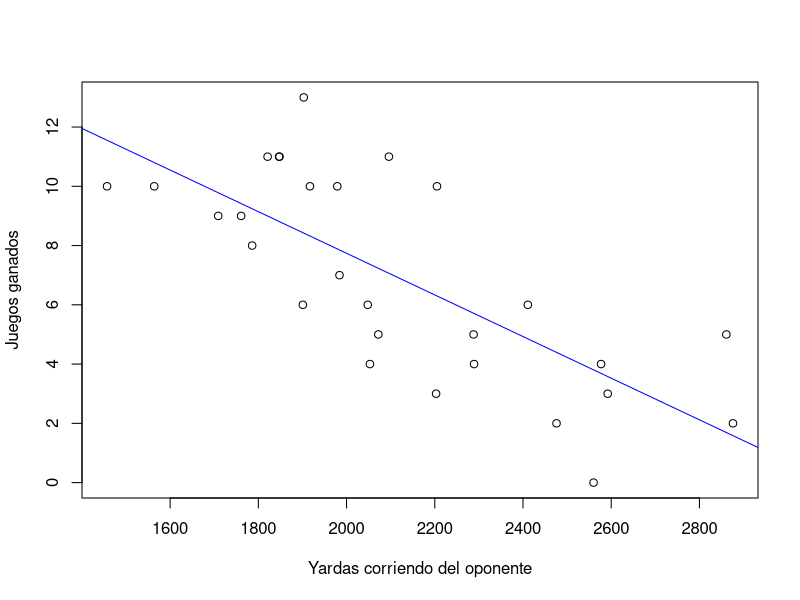

Write R code to recreate this figure.
#Ejercicio 5 tarea 1 RL
setwd("~/Desktop/UIA/7mo Semestre UIA/Regresión")
temps_uso = read.csv("Temps.csv",row.names = 1)
temps_uso
attach(temps_uso)
# a) Encuentre la correlación entre el uso del vapor y la temperatura
#Formula de correlación:
#Cov(X,Y)/(sqrt(Var(x))*sqrt(Var(Y)))
Covar = cov(Temp, Usos)
Var_temp = var(Temp)
Var_usos = var(Usos)
correl_ro = Covar/(sqrt(Var_temp)*sqrt(Var_usos))

#b) pruebe la hipótesis ro = 0
# H0: ro = 0
# vs.
# H1: ro <> 0
Prueba_correl_b = cor.test(Temp, Usos, method ="pearson", alternative = "two.sided")
#Encontrar t
alfaa = 0.05
n = as.numeric(length(Usos))
t0 = (correl_ro*sqrt(n-2))/(sqrt(1-correl_ro^2))
t_real = qt(alfaa/2, (n-2), lower.tail = FALSE)

#Vemos que el p valor es menor a un alfa de 0.05 y por lo tanto se rechaza
# la hipotesis nula y se concluye que la correlacion de pearson es distinta de 0

#c) pruebe la hipótesis ro = 0.5
# H0: ro = 0.5
# vs.
# H1: ro <> 0.5


#d) Encuentre el IC del 99% CI para ro
Prueba_correl_d = cor.test(Temp, Usos, method ="pearson", alternative = "two.sided", conf.level = 0.99)
print(Prueba_correl_d)
#Observamos que el IC del 99% CI para ro es:
# 99 percent confidence interval:
# 0.9996244 ≤ ro ≤ 0.9999879

#Ejercicio 6.
Estadisticas_NFL= read.csv("Ejercicio6.csv")
head(Estadisticas_NFL)
attach(Estadisticas_NFL)
#a) ajuste un modelo de regresión lineal simple que relacione "y" con "x8"
fit2<-lm(y ~ x8, data = Estadisticas_NFL)
summary(fit2)
#Nos queda
# Y = 21.788251 -0.007025x
# B1_hat = -0.007025
# B0_hat = 21.788251
fitted(fit2)
residuals(fit2)
plot(Estadisticas_NFL$x8, Estadisticas_NFL$y,
     xlab = "Yardas corriendo del oponente",
     ylab = "Juegos ganados")
abline(fit2, col = "blue")

#b) construya la tabla de análisis de varianza y pruebe la significancia de la regresion
anova(fit2)
#El valor de F de la prueba es: 31.103
f0 = 31.103
#Calculemos el f real
alfa = 0.05
dof = length(Estadisticas_NFL$x8)-2
valor_f = qf(alfa,1,dof, lower.tail = FALSE)
#Tenemos: 
#HO: B1 = 0
#vs
#H1: B1 <> 0
# ya que f0 > valor de f se rechaza H0
#La variable regresora es significativa con un valor de F de 31.103 y un valor P menor que 7.38 X 10^-6

#c IC de la pendiente 95%
# intervalo es B1_hat +- valor t * SE(B1)
b1_hat = as.numeric(fit2$coefficients[2])
alfa1 = 0.05
valor_t = qt(alfa1/2, dof, lower.tail = FALSE)
#SE(b1) = sqrt ( MSres / Sxx)
#MSres = SSres/n-2
#SSres = sum residuals ^2
SSres = sum((fit2$residuals)^2)
MSres = SSres/dof
#Sxx = sum (xi - x_bar^2)
x_bar = mean(Estadisticas_NFL$x8)
Sxx = sum((Estadisticas_NFL$x8 - x_bar)^2)
#Ahora si SE(B1)
SE_B1 = sqrt(MSres/Sxx)
#calculamos los intervalos
int_izqB1 = b1_hat - valor_t*SE_B1
int_derB1 = b1_hat + valor_t*SE_B1
#Concluimos que:
# -0.009614 ≤ B1 ≤ -0.004436

#d) Que porcentaje de la variabilidad total en y se explica en este modelo
# con summary del fit vemos
summary(fit2)
#tomamos el multiple r squared
# R2 = 0.5447
# Aunque la variable regresora es significativa, por el inciso b, el valor de
# el coeficiente de determinación es R2  = 0.5447. Es decir que el modelo explica
# alrededor del 54.47% de la variabilidad en y

# e) Encuentre un IC del 95% en el numero medio de juegos ganados si las 
# yardas terrestres de los oponentes se limitan a 2000
# Respuesta media
# µ y|x0 con x0 = 2000
#el intervalo es: 
# mu_hat +- t valor * sqrt( MSres(1/n + (X0 - x-bar)^2/sxx))
#encontremos mu_hat
# mu hat = B0_hat + b1_hat(X0)
X0 = 2000
b0_hat = as.numeric(fit2$coefficients[1])
mu_hat = b0_hat + b1_hat*X0
#Ya tenemos del inciso c:
# valor de t, MSres, sxx y x_barra
n = as.numeric(length(Estadisticas_NFL$x8))
#construyendo el intervalo:
int_izq_RM = mu_hat - valor_t*sqrt(MSres*((1/n)+ ((X0- x_bar)^2/(Sxx))))
int_der_RM = mu_hat + valor_t*sqrt(MSres*((1/n)+ ((X0- x_bar)^2/(Sxx))))
#concluimos que:
# 6.7658 ≤ E[Y|2000] ≤ 8.7103

#f) Encontrar estimacion puntual para x8 = 1800 yardas y un IC del 90%
# para una estimacion puntual tomamos el modelo y evaluamos en x = 1800
#Ya conocemos los valores de B0_hat y B1_hat
x_new = 1800
pred_punt_yd = b0_hat + b1_hat*x_new
#Se espera ganar 9.14 juegos, lo redoneamos hacia abajo con 9 victorias
#Para un IC del 90%
alfa3 = 0.1
#el IC es:
#y0_hat +- t valor * sqrt( MSres(1 + 1/n + (X0 - x-bar)^2/sxx))
#Encontremos y0_hat = b0hat `+ b1hat*X0
y0_hat = b0_hat + b1_hat*x_new
#Calculemos el nuevo valor de t
valor_t_90 = qt(alfa3/2, dof, lower.tail = FALSE)
#Tenemos ya todo para el IC
int_izq_NO = y0_hat - valor_t_90*sqrt(MSres*(1+(1/n)+ ((x_new- x_bar)^2/(Sxx))))
int_der_NO = y0_hat + valor_t_90*sqrt(MSres*(1+(1/n)+ ((x_new- x_bar)^2/(Sxx))))
#Concluimos que: 
# 4.9364 ≤ y0 ≤ 13.3497